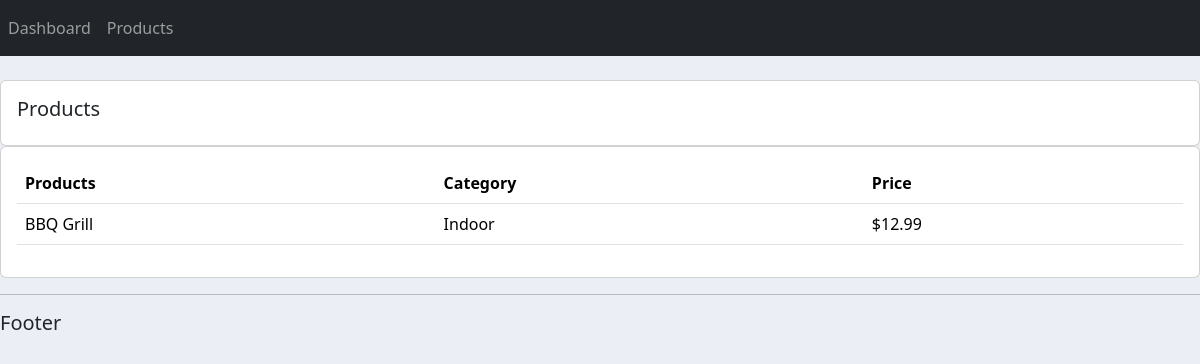
The app's page /products/, older data.
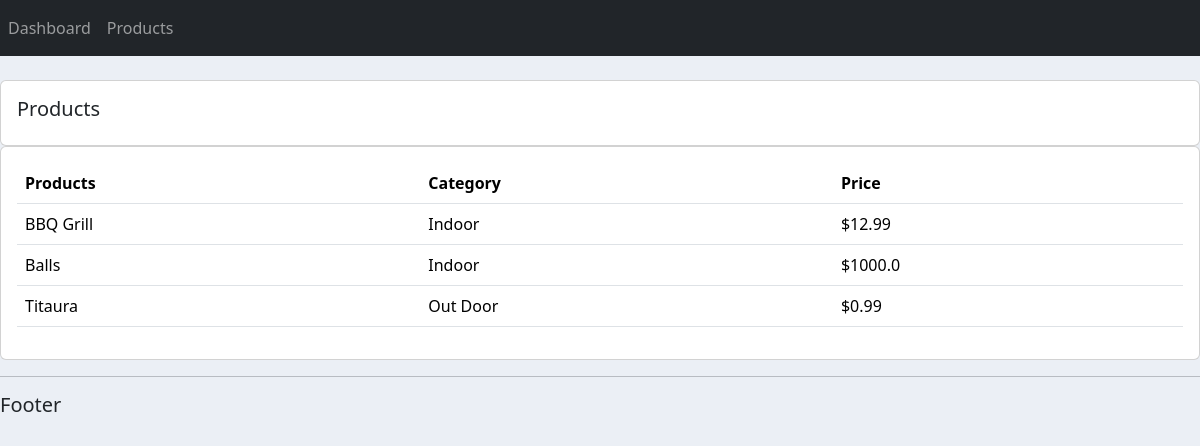
The same page, newer data.
### accounts/models.py (models this page shows, shortened)
class Product(models.Model):
    CATEGORY = (
        ('Indoor','Indoor'),
        ('Out Door','Out Door')
    )
    name = models.CharField(max_length=200,null=True)
    price = models.FloatField(null=True)
    category = models.CharField(max_length=200,null=True,choices=CATEGORY)
    description = models.CharField(max_length=200,null=True)
    date_created = models.DateTimeField(auto_now_add=True,null=True)
    tags = models.ManyToManyField(Tag)

### accounts/views.py (the view)
# urls.py: path('products/',views.products,name='products'),
def products(request):
    products = Product.objects.all()
    return render(request,'accounts/products.html',{'products':products})

### accounts/templates/accounts/products.html
{% extends 'accounts/main.html' %}
{% block content %}
    <br>
    <div class="row">
        <div class="col-md">
            <div class="card card-body">
                <h5>Products</h5>
            </div>
            <div class="card card-body">
                <table class="table">
                    <tr>
                        <th>Products</th>
                        <th>Category</th>
                        <th>Price</th>
                    </tr>
                    {% for i in products %}
                        <tr>
                            <td>{{i.name}}</td>
                            <td>{{i.category}}</td>
                            <td>${{i.price}}</td>
                        </tr>
                    {% endfor %}
                </table>
            </div>
        </div>
    </div>
{% endblock %}

Row changes from the older to the newer data that the page shows:
added Product: name "Balls", category "Indoor", price "1000.0"
added Product: name "Titaura", category "Out Door", price "0.99"
